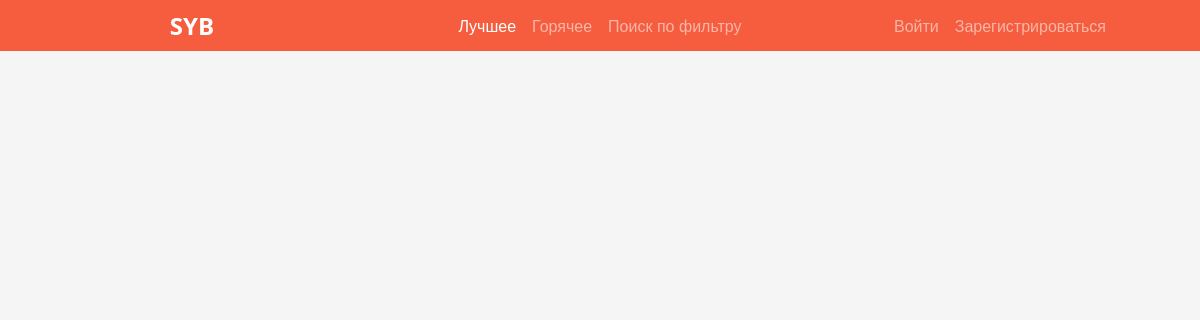
/best, run on an earlier commit of the app's database.
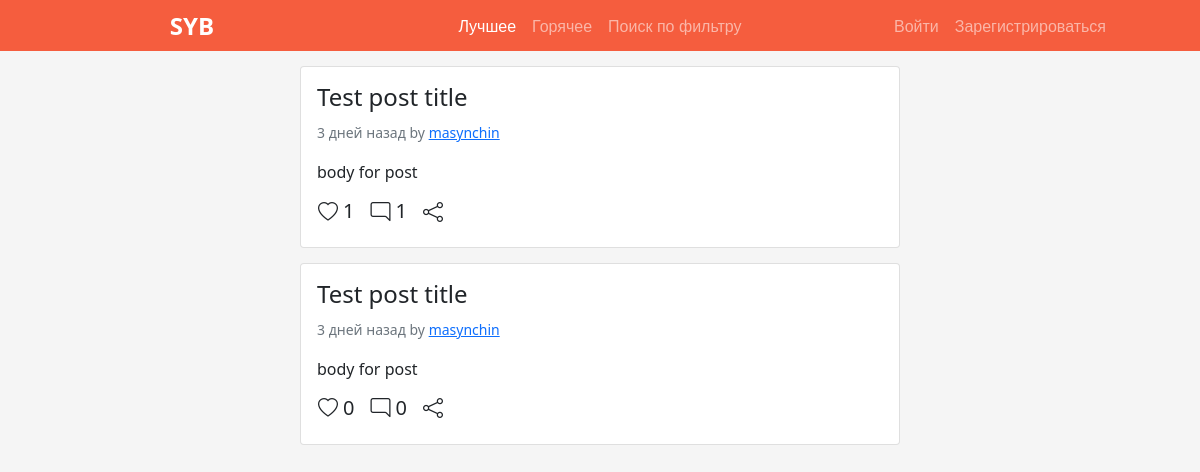
And on a later commit of the database.
### app/models.py (models this page shows, shortened)
class Post(db.Model):
    id = db.Column(db.Integer, primary_key=True)
    title = db.Column(db.String(64))
    body = db.Column(db.Text())
    picture = db.Column(db.LargeBinary, nullable=True)
    timestamp = db.Column(db.DateTime, default=dt.datetime.utcnow)
    author_id = db.Column(db.Integer, db.ForeignKey("user.id"))
    group_id = db.Column(db.Integer, db.ForeignKey("group.id"))
    comments = db.relationship("Comment", backref="post")
    likes = db.relationship(
        "User", secondary=posts_likes, backref="post_likes")
    @property
    def elapsed(self):
        return get_elapsed(self.timestamp)
    @staticmethod
    def get_best():
        sub = db.session.query(
            posts_likes.c.post_id,
            func.count(posts_likes.c.user_id).label("count")
        ).group_by(posts_likes.c.post_id) \
         .subquery()
        posts = db.session.query(Post, sub.c.count) \
            .outerjoin(sub, Post.id == sub.c.post_id) \
            .order_by(db.desc("count")) \
            .all()
        posts = map(lambda pair: pair[0], posts)
        return posts

class User(UserMixin, db.Model):
    id = db.Column(db.Integer, primary_key=True, index=True)
    username = db.Column(db.String(25), unique=True)
    password_hash = db.Column(db.String(256))
    email = db.Column(db.String(64), unique=True)
    registered = db.Column(db.DateTime, default=dt.datetime.utcnow)
    posts = db.relationship("Post", backref="author")
    comments = db.relationship("Comment", backref="author")

### app/routes.py (the view)
@app.route("/")
@app.route("/best")
def best():
    posts = Post.get_best()
    return render_template("feed.html", posts=posts, active_link="best",
                           current_user=current_user)

### app/templates/feed.html (shortened to what this page needs)
{% extends "base.html" %}
{% block extrahead %}
<link href="{{ url_for('static', filename='css/feed.css') }}" rel="stylesheet">
{% endblock %}
{% block content %}
<div class="posts-wall d-flex flex-column justify-content-center bd-highlight">
   {% for post in posts %}
   <div class="card">
      <div class="card-body">
         <a class="post-link" href="posts/{{ post.id }}">
            <span class="post-title">
               <h4 class="card-title">{{ post.title }}</h4>
            </span>
         </a>
         <p class="card-text">
            <small class="text-muted">{{ post.elapsed }} by <a href="/users/{{ post.author.id }}" class="user-link">{{ post.author.username }}</a></small>
         </p>
         <a class="post-link" href="posts/{{ post.id }}">
            <p class="card-text">{{ post.body }}</p>
         </a>
         <div class="post-info d-flex flex-row align-items-center">
            <div class="post-info-category d-flex flex-row align-items-center likes-wrapper">
               {% if not current_user.is_authenticated %}
                  <a class="btn btn-default post-info-button smooth-transtion" href="{{ url_for('login') }}">
                     <i class="bi bi-heart"></i>
                  </a>
                  <h5 id="likesCounter">{{ post.likes|length }}</h5>
               {% elif current_user in post.likes %}
                  <button type="button" class="btn btn-default post-info-button smooth-transtion" aria-label="like" onclick="likePost({{ post.id }})">
                     <i class="bi bi-heart-fill like"></i>
                  </button>
                  <h5 id="likesCounter" class="active">{{ post.likes|length }}</h5>
               {% else %}
                  <button type="button" class="btn btn-default post-info-button smooth-transtion" aria-label="like" onclick="likePost({{ post.id }})">
                     <i class="bi bi-heart like"></i>
                  </button>
                  <h5 id="likesCounter">{{ post.likes|length }}</h5>
               {% endif %}
            </div>
            <div class="post-info-category d-flex flex-row align-items-center">
               <button type="button" class="btn btn-default post-info-button smooth-transtion" aria-label="like">
                  <a href="posts/{{ post.id }}#comments" class="post-link-icon">
                     <i class="bi bi-chat-right"></i>
                  </a>
               </button>
               <h5>{{ post.comments|length }}</h5>
            </div>
            <div>
               <button type="button" class="btn btn-default post-info-button smooth-transtion" aria-label="share">
                  <i class="bi bi-share"></i>
               </button>
            </div>
         </div>
      </div>
   </div>
   {% endfor %}
</div>
{% endblock %}

### app/templates/base.html (shortened to what this page needs)
<!doctype html>
<html lang="en">
  <head>
      <link href="https://cdn.jsdelivr.net/npm/bootstrap@5.0.0-beta2/dist/css/bootstrap.min.css" rel="stylesheet">
      <link rel="stylesheet" href="https://cdn.jsdelivr.net/npm/bootstrap-icons@1.4.0/font/bootstrap-icons.css">
      <link href="{{ url_for('static', filename='css/global.css') }}" rel="stylesheet">
      {% block extrahead %}{% endblock %}
   </head>
   <body>
      <nav class="navbar navbar-expand-lg navbar-dark smart-scroll scrolled-up">
         <div class="navbar-block d-flex align-items-center justify-content-center">
            <a class="navbar-brand brand" href="/best">SYB</a>
         </div>
         <div class="navbar-nav navbar-block d-flex align-items-center justify-content-center">
            <a class="nav-item nav-link" href="/best" id="best">Лучшее</a>
            <a class="nav-item nav-link" href="/hot" id="hot">Горячее</a>
            <a class="nav-item nav-link" href="/sort" id="sort">Поиск по фильтру</a>
         </div>
         <div class="navbar-nav navbar-block d-flex align-items-center justify-content-center">
            {% if current_user.is_authenticated %}
               <a class="nav-item nav-link" href="{{ url_for('user', user_id=current_user.id) }}">{{ current_user.username }}</a>
               <div class="btn-group btn-group">
                  <button class="nav-link btn add-button" type="button" id="dropdownMenuButton1" data-bs-toggle="dropdown" aria-expanded="false">
                     Cоздать
                  </button>
                  <ul class="dropdown-menu" aria-labelledby="dropdownMenuButton1">
                     <li><a class="dropdown-item" href="{{ url_for('create_new_post') }}">Создать пост</a></li>
                     <li><a class="dropdown-item" href="{{ url_for('new_group') }}">Создать группу</a></li>
                  </ul>
               </div>
            {% else %}
               <a class="nav-item nav-link" href="/login" id="login">Войти</a>
               <a class="nav-item nav-link" href="/register" id="register">Зарегистрироваться</a>
            {% endif %}
         </div>
      </nav>
      {% block content %}{% endblock %}
   </body>
</html>

### app/static/css/global.css (style rules this page uses)
body { background-color: #f5f5f5; padding-top: 3.2em; }
.navbar { background-color: #f55d3e; height: 3.2em; }
.navbar-nav a { font-family: 'Inter', sans-serif; }
.brand { font-size: 1.5em; font-weight: bold; }
.navbar-block { width: 100%; }
.smart-scroll { position: fixed; top: 0; right: 0; left: 0; z-index: 1030; }
.scrolled-up { transform:translateY(0); transition: all 0.25s ease-in-out; }
.bi::before { font-size: 1.25em; vertical-align: 0.030625em; }

### app/static/css/feed.css (style rules this page uses)
.posts-wall { backgroud: #ffffff; margin: auto; width: 50vw; }
.card { margin-top: 15px; }
.post-link, .post-link-icon { color: inherit; text-decoration: none; }
.post-info { margin-top: 15px; }
.post-info div { margin-right: 15px; }
.post-info-button { margin-right: 0.25em; padding: 0px; }

What changed in the data, as far as the page shows it:
added Post: title "Test post title", elapsed "3 дней назад", author.username "masynchin", body "body for post", likes|length "1", comments|length "1"
added Post: title "Test post title", elapsed "3 дней назад", author.username "masynchin", body "body for post", likes|length "0", comments|length "0"
